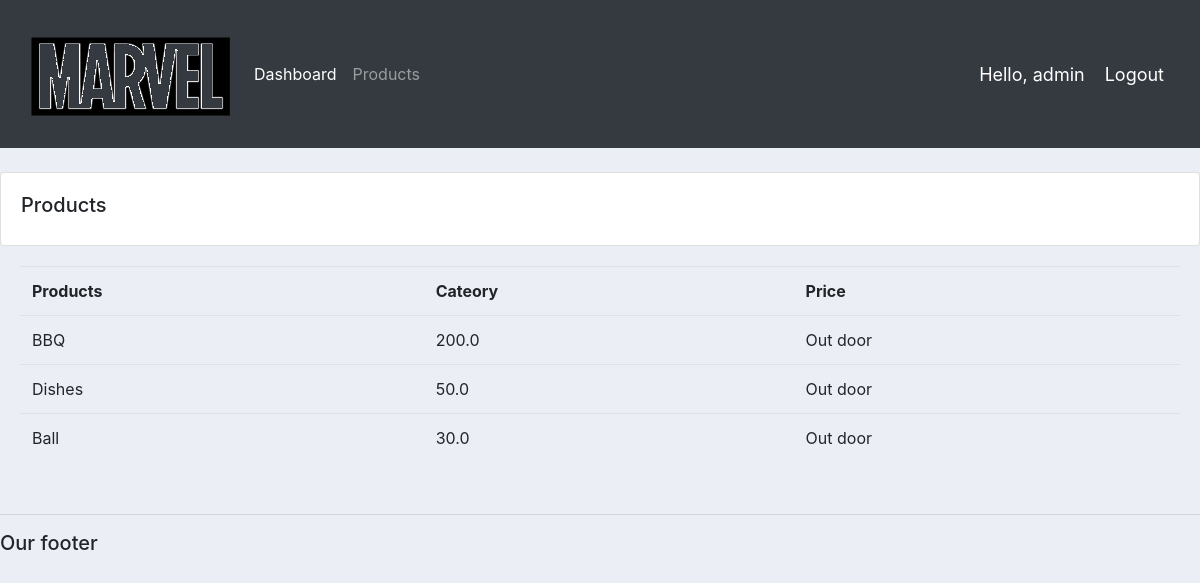
Screenshot of /products/ (signed in) with the database file from the repository.
### accounts/models.py (models this page shows, shortened)
class Product(models.Model):
    CATEGORY = (
        ('Indoor', 'Indoor'),
        ('Out door', 'Outdoor'),
    )
    name = models.CharField(max_length=200, null=True)
    price = models.FloatField(null=True)
    category = models.CharField(max_length=200, null=True, choices=CATEGORY)
    description = models.CharField(max_length=200, null=True, blank=True)
    date_created = models.DateTimeField(auto_now_add=True, null=True)
    tags = models.ManyToManyField(Tag)

### accounts/decorators.py (the view)
        def wraper_func(request, *args, **kwargs):
            group = None
            if request.user.groups.exists():
                group = request.user.groups.all()[0].name
            if group in allowed_roles:
                return view_func(request, *args, **kwargs)
            else:
                return HttpResponse('You are not authorize')

### accounts/views.py (called while the page is built)
@login_required(login_url = 'login')
@allowed_users(allowed_roles=['admin'])
def products(request):
    products = Product.objects.all()
    return render(request, 'accounts/products.html', {'products':products})

### accounts/templates/accounts/products.html
{% extends 'accounts/main.html' %}
{% block content %}
<br>
<div class="row">
    <div class="col-md">
        <div class="card card-body">
            <h5>Products</h5>
        </div>
        <div class="card-body">
            <table class="table">
                <tr>
                    <th>Products</th>
                    <th>Cateory</th>
                    <th>Price</th>
                </tr>
                {% for i in products %}
                    <tr>
                        <td>{{i.name}}</td>
                        <td>{{i.price}}</td>
                        <td>{{i.category}}</td>
                    </tr>
                {% endfor %}
            </table>
        </div>
    </div>
</div>
{% endblock %}

### accounts/templates/accounts/navbar.html (shortened to what this page needs)
{% load static %}
<nav class="navbar navbar-expand-lg navbar-dark bg-dark">
  <img src="{% static 'images/logo.png' %}" alt="">
    <div class="collapse navbar-collapse" id="navbarNav">
      <ul class="navbar-nav">
        {% if request.user.is_staff %}
        <li class="nav-item active">
          <a class="nav-link" href="{% url 'home' %}">Dashboard</a>
        </li>
        <li class="nav-item">
          <a class="nav-link" href="{% url 'products' %}">Products</a>
        </li>
        {% else %}
        <li class = "nav-item">
          <a class="nav-link" href="{% url 'account' %}">Settings</a>
        </li>
        {% endif %}
      </ul>
    </div>
    <span class="hello-msg">Hello, {{request.user}}</span>
    <span><a class="hello-msg" href="{% url 'logout' %}">Logout</a></span>
  </nav>

### static/css/main.css (style rules this page uses)
body { background-color: #ebeff5; }

### accounts/templates/accounts/navbar.html (style rules this page uses)
.hello-msg { font-size: 18px; color: #fff; margin-right: 20px; }

### rows the page displays
Product: name "BBQ", price "200.0", category "Out door"
Product: name "Dishes", price "50.0", category "Out door"
Product: name "Ball", price "30.0", category "Out door"

### other values shown
{{ request.user }} "admin"
